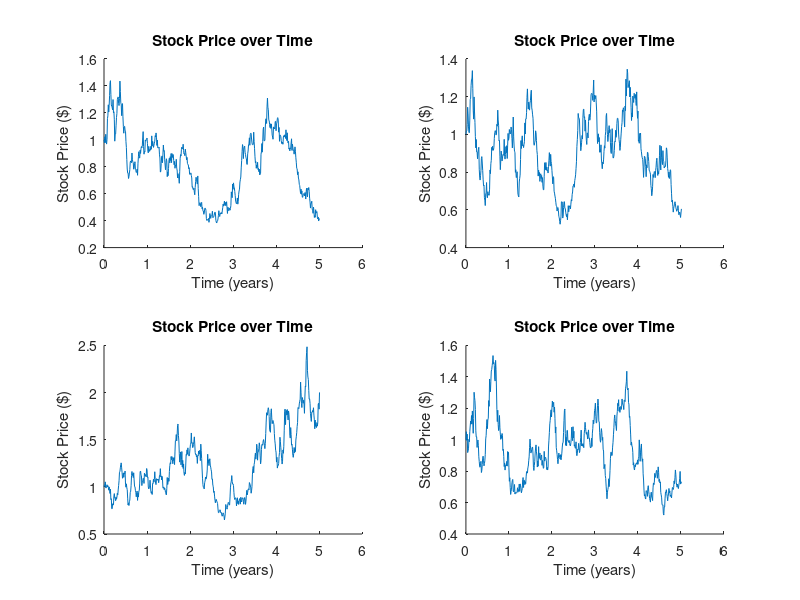

The MATLAB source for this figure:
h=0.01;
u=0.1;
o=0.5;
S0=1.0;
S=0:0.01:5;
S(1)=S0;
n = 0:0.01:5.01;

for x=1:4
    index = 1;
    subplot(2,2,x);
    xlabel('Time (years)')
    ylabel('Stock Price ($)')
    title('Stock Price over Time')
    hold on
    for t=0:0.01:5
        S(index+1) = S(index)*exp(h*(u-o^2/2)+o*normrnd(0, sqrt(h)));
        index=index+1;
    end    
    plot(n,S)
end

hold off